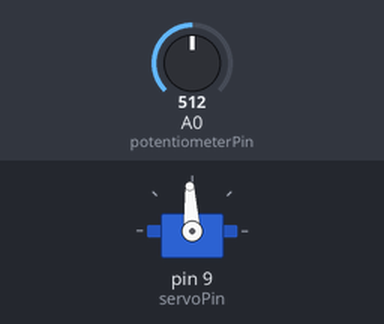
The sketch below on a simulated Arduino Uno, built with avr-gcc and run on an emulated ATmega328P. On the bench: servo. Inputs (shaded band) come from the test bench; at power-on: A0 (potentiometerPin) = 512.

Above: at 8.2 s.
8.3 s: A0 (potentiometerPin) set to 716
At 9.5 s:
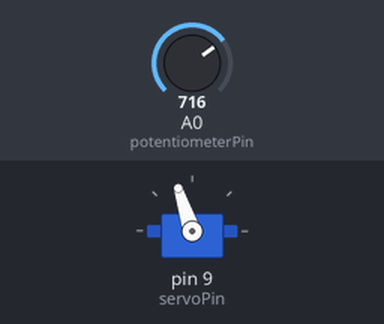
9.8 s: A0 (potentiometerPin) set to 900
At 10.8 s:
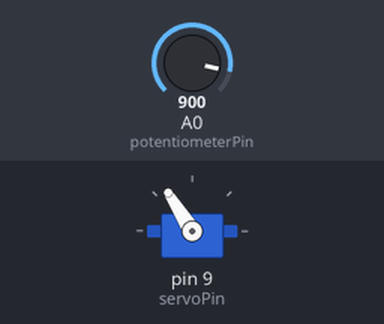
11.3 s: A0 (potentiometerPin) set to 306
At 11.9 s:
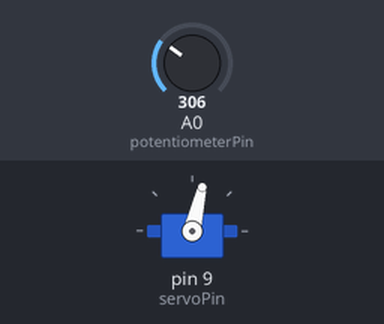
12.8 s: A0 (potentiometerPin) set to 0
At 13.1 s:
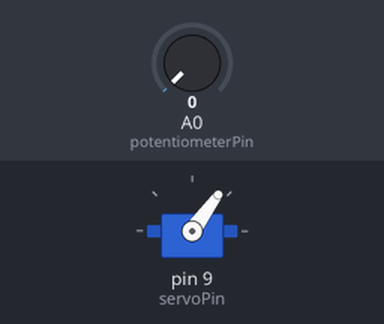
14.3 s: A0 (potentiometerPin) set to 511
At 15.4 s:
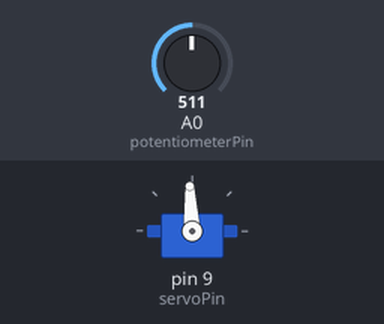
Timing chart, 0 to 16.8 s (numbered marks = the images above; inputs shaded):
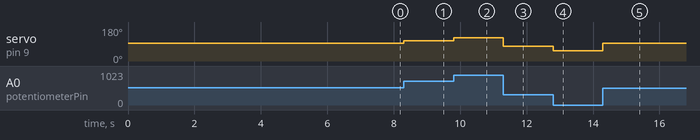

Measured:
- after the input at 8.3 s, servo on pin 9 (servoPin): 93° → 108° at once
- after the input at 9.8 s, servo on pin 9 (servoPin): 108° → 122° at once
- after the input at 11.3 s, servo on pin 9 (servoPin): 122° → 77° at once
- after the input at 12.8 s, servo on pin 9 (servoPin): 77° → 54° at once
- after the input at 14.3 s, servo on pin 9 (servoPin): 54° → 93° at once

The sketch:

esc_probe.ino
```cpp
#include <Servo.h>

byte servoPin = 9;
byte potentiometerPin = A0;
Servo servo;

void setup() {
servo.attach(servoPin);
servo.writeMicroseconds(1500);

delay(7000);
}

void loop() {

int potVal = analogRead(potentiometerPin);

int pwmVal = map(potVal,0, 1023, 1100, 1900);

servo.writeMicroseconds(pwmVal);
}
```

eeprom.ino
```cpp

```
